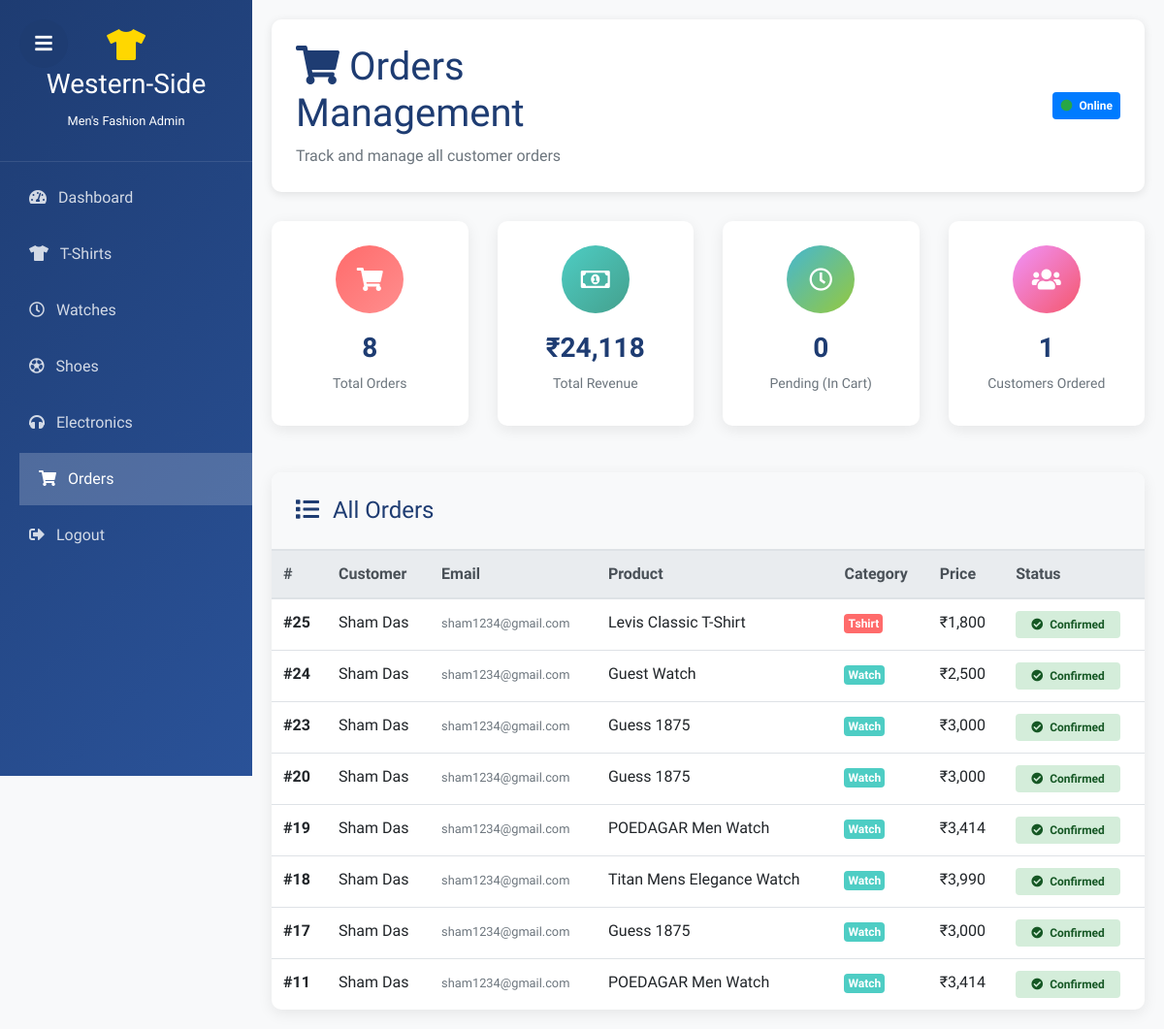
The page /Admin/orders.php (signed in) on the database its author committed.
### tables this page shows
CREATE TABLE `users_products` (
  `id`      int(11)                           NOT NULL AUTO_INCREMENT,
  `user_id` int(11)                           DEFAULT NULL,
  `item_id` int(11)                           DEFAULT NULL,
  `quantity` int(11)                          DEFAULT 1,
  `status`  enum('Added To Cart','Confirmed') NOT NULL,
  PRIMARY KEY (`id`),
  KEY `user_id`    (`user_id`),
  KEY `product_id` (`item_id`),
  CONSTRAINT `users_products_ibfk_1` FOREIGN KEY (`user_id`) REFERENCES `users`    (`id`),
  CONSTRAINT `users_products_ibfk_2` FOREIGN KEY (`item_id`) REFERENCES `products` (`id`)
);

CREATE TABLE `users` (
  `id`                int(11)      NOT NULL AUTO_INCREMENT,
  `first_name`        varchar(20)  NOT NULL,
  `last_name`         varchar(20)  DEFAULT NULL,
  `email_id`          varchar(255) NOT NULL,
  `phone`             varchar(15)  DEFAULT NULL,
  `address`           varchar(255) DEFAULT NULL,
  `city`              varchar(50)  DEFAULT NULL,
  `pincode`           varchar(10)  DEFAULT NULL,
  `password`          varchar(255) NOT NULL,
  `profile_pic`       varchar(100) DEFAULT 'default_user.jpg',
  `status`            enum('active','blocked') DEFAULT 'active',
  `registration_time` timestamp    NOT NULL DEFAULT CURRENT_TIMESTAMP,
  PRIMARY KEY (`id`)
);

CREATE TABLE `products` (
  `id`          int(11)       NOT NULL AUTO_INCREMENT,
  `name`        varchar(150)  NOT NULL,
  `description` text          DEFAULT NULL,
  `price`       int(11)       NOT NULL,
  `old_price`   int(11)       DEFAULT NULL,
  `category`    varchar(20)   DEFAULT 'other',
  `brand`       varchar(50)   DEFAULT NULL,
  `stock`       int(11)       DEFAULT 0,
  `image`       varchar(100)  DEFAULT 'default.jpg',
  `is_featured` tinyint(1)    DEFAULT 0,
  `status`      enum('active','inactive') DEFAULT 'active',
  `created_at`  timestamp     NOT NULL DEFAULT CURRENT_TIMESTAMP,
  PRIMARY KEY (`id`)
);

### Admin/orders.php (the view, shortened to what this page needs)
<?php
$conn = mysqli_connect("localhost", "root", "", "ecommerce");
$total_orders_q = "SELECT COUNT(DISTINCT up.id) as total FROM users_products up WHERE up.status = 'Confirmed'";
$total_orders_r = mysqli_query($conn, $total_orders_q);
$total_orders   = ($total_orders_r) ? mysqli_fetch_assoc($total_orders_r)['total'] : 0;
$revenue_q = "SELECT SUM(p.price) as total FROM users_products up
               JOIN products p ON up.item_id = p.id
               WHERE up.status = 'Confirmed'";
$revenue_r = mysqli_query($conn, $revenue_q);
$total_revenue = ($revenue_r) ? mysqli_fetch_assoc($revenue_r)['total'] : 0;
$pending_q = "SELECT COUNT(*) as total FROM users_products WHERE status = 'Added To Cart'";
$pending_r = mysqli_query($conn, $pending_q);
$total_pending = ($pending_r) ? mysqli_fetch_assoc($pending_r)['total'] : 0;
$customers_q = "SELECT COUNT(DISTINCT user_id) as total FROM users_products WHERE status = 'Confirmed'";
$customers_r = mysqli_query($conn, $customers_q);
$total_customers = ($customers_r) ? mysqli_fetch_assoc($customers_r)['total'] : 0;
$orders_q = "SELECT
                up.id         AS order_id,
                up.status     AS order_status,
                u.first_name,
                u.last_name,
                u.email_id,
                p.name        AS product_name,
                p.price,
                p.category
             FROM users_products up
             JOIN users    u ON up.user_id  = u.id
             JOIN products p ON up.item_id  = p.id
             ORDER BY up.id DESC";
$orders_r = mysqli_query($conn, $orders_q);
?>
<!DOCTYPE html>
<html lang="en">
<head>
    <link rel="stylesheet" href="https://stackpath.bootstrapcdn.com/bootstrap/4.1.3/css/bootstrap.min.css">
    <link rel="stylesheet" href="https://cdnjs.cloudflare.com/ajax/libs/font-awesome/5.15.4/css/all.min.css">
    <link rel="stylesheet" href="https://cdnjs.cloudflare.com/ajax/libs/font-awesome/5.15.4/css/v4-shims.min.css">
</head>
<body>
<button id="toggleBtn" class="mobile-toggle">
    <i class="fa fa-bars"></i>
</button>
<div class="sidebar" id="sidebar">
    <div class="logo">
        <i class="fa fa-tshirt fa-2x mb-2" style="color: #ffd700;"></i>
        <h3>Western-Side</h3>
        <small>Men's Fashion Admin</small>
    </div>
    <nav class="nav flex-column mt-2">
        <a class="nav-link" href="index.php">
            <i class="fa fa-tachometer mr-2"></i> Dashboard
        </a>
        <a class="nav-link" href="tshirts.php">
            <i class="fa fa-tshirt mr-2"></i> T-Shirts
        </a>
        <a class="nav-link" href="watches.php">
            <i class="fa fa-clock-o mr-2"></i> Watches
        </a>
        <a class="nav-link" href="shoes.php">
            <i class="fa fa-soccer-ball-o mr-2"></i> Shoes
        </a>
        <a class="nav-link" href="electronics.php">
            <i class="fa fa-headphones mr-2"></i> Electronics
        </a>
        <a class="nav-link active" href="orders.php">
            <i class="fa fa-shopping-cart mr-2"></i> Orders
        </a>
        <a class="nav-link text-danger" href="?logout=1">
            <i class="fa fa-sign-out mr-2"></i> Logout
        </a>
    </nav>
</div>
<div class="main-content" id="mainContent">
    <div class="page-header">
        <div class="row align-items-center">
            <div class="col-md-6">
                <h1 style="color: #1e3c72; font-family: 'Delius Swash Caps', cursive;">
                    <i class="fa fa-shopping-cart"></i> Orders Management
                </h1>
                <p class="mb-0 text-muted">Track and manage all customer orders</p>
            </div>
            <div class="col-md-6 text-md-right">
                <span class="badge badge-primary p-2">
                    <i class="fa fa-circle text-success mr-1"></i> Online
                </span>
            </div>
        </div>
    </div>
    <div class="row mb-4">
        <div class="col-md-3 mb-4">
            <div class="stat-card stat-orders">
                <div class="stat-icon"><i class="fa fa-shopping-cart"></i></div>
                <div class="stat-number"><?php echo $total_orders; ?></div>
                <div class="stat-label">Total Orders</div>
            </div>
        </div>
        <div class="col-md-3 mb-4">
            <div class="stat-card stat-revenue">
                <div class="stat-icon"><i class="fa fa-money"></i></div>
                <div class="stat-number">₹<?php echo number_format($total_revenue); ?></div>
                <div class="stat-label">Total Revenue</div>
            </div>
        </div>
        <div class="col-md-3 mb-4">
            <div class="stat-card stat-pending">
                <div class="stat-icon"><i class="fa fa-clock-o"></i></div>
                <div class="stat-number"><?php echo $total_pending; ?></div>
                <div class="stat-label">Pending (In Cart)</div>
            </div>
        </div>
        <div class="col-md-3 mb-4">
            <div class="stat-card stat-sales">
                <div class="stat-icon"><i class="fa fa-users"></i></div>
                <div class="stat-number"><?php echo $total_customers; ?></div>
                <div class="stat-label">Customers Ordered</div>
            </div>
        </div>
    </div>
    <div class="table-responsive">
        <div class="table-header d-flex justify-content-between align-items-center">
            <h4 style="color: #1e3c72; margin: 0;">
                <i class="fa fa-list mr-2"></i> All Orders
            </h4>
        </div>
        <table class="table table-hover mb-0">
            <thead class="thead-light">
                <tr>
                    <th>#</th>
                    <th>Customer</th>
                    <th>Email</th>
                    <th>Product</th>
                    <th>Category</th>
                    <th>Price</th>
                    <th>Status</th>
                </tr>
            </thead>
            <tbody>
            <?php if($orders_r && mysqli_num_rows($orders_r) > 0): ?>
                <?php while($row = mysqli_fetch_assoc($orders_r)): ?>
                <?php
                    if($row['order_status'] === 'Confirmed'){
                        $status_badge = 'badge-confirmed';
                        $status_icon  = 'fa-check-circle';
                    } else {
                        $status_badge = 'badge-cart';
                        $status_icon  = 'fa-clock-o';
                    }
                    $cat = strtolower($row['category']);
                    if($cat === 'tshirt')     $cat_color = '#ff6b6b';
                    elseif($cat === 'watch')  $cat_color = '#4ecdc4';
                    elseif($cat === 'shoes')  $cat_color = '#45b7d1';
                    else                      $cat_color = '#adb5bd';
                ?>
                <tr>
                    <td><strong>#<?php echo $row['order_id']; ?></strong></td>
                    <td><?php echo htmlspecialchars($row['first_name'] . ' ' . $row['last_name']); ?></td>
                    <td><small class="text-muted"><?php echo htmlspecialchars($row['email_id']); ?></small></td>
                    <td><?php echo htmlspecialchars($row['product_name']); ?></td>
                    <td>
                        <span class="badge p-1" style="background:<?php echo $cat_color; ?>; color:white;">
                            <?php echo ucfirst($cat); ?>
                        </span>
                    </td>
                    <td>₹<?php echo number_format($row['price']); ?></td>
                    <td>
                        <span class="badge <?php echo $status_badge; ?> px-3 py-2">
                            <i class="fa <?php echo $status_icon; ?> mr-1"></i>
                            <?php echo $row['order_status']; ?>
                        </span>
                    </td>
                </tr>
                <?php endwhile; ?>
            <?php endif; ?>
            </tbody>
        </table>
    </div>
</div><script src="https://code.jquery.com/jquery-3.3.1.slim.min.js"></script>
</body>
</html>

### Admin/orders.php (style rules this page uses)
body { font-family: 'Andika', sans-serif; background: #f8f9fa; }
.sidebar { height: 100vh; background: linear-gradient(135deg, #1e3c72 0%, #2a5298 100%); position: fixed; width: 260px; top: 0; left: 0; z-index: 1030; transition: all 0.3s; overflow-y: auto; }
.sidebar .logo { padding: 30px 20px; text-align: center; border-bottom: 1px solid rgba(255,255,255,0.1); color: white; font-family: 'Delius Swash Caps', cursive; }
.sidebar .nav-link { color: rgba(255,255,255,0.8) !important; padding: 15px 20px !important; border-radius: 0; margin: 2px 10px; transition: all 0.3s; }
.sidebar .nav-link:hover, .sidebar .nav-link.active { background: rgba(255,255,255,0.2) !important; color: white !important; transform: translateX(10px); }
.main-content { margin-left: 260px; padding: 20px; min-height: 100vh; }
.page-header { background: white; padding: 25px; border-radius: 10px; box-shadow: 0 2px 10px rgba(0,0,0,0.1); margin-bottom: 30px; }
.stat-card { background: white; padding: 25px; border-radius: 10px; box-shadow: 0 4px 15px rgba(0,0,0,0.08); transition: all 0.3s; text-align: center; height: 100%; }
.stat-icon { width: 70px; height: 70px; border-radius: 50%; display: flex; align-items: center; justify-content: center; margin: 0 auto 15px; font-size: 24px; }
.stat-sales .stat-icon { background: linear-gradient(135deg, #f093fb, #f5576c); color: white; }
.stat-revenue .stat-icon { background: linear-gradient(135deg, #4ecdc4, #44a08d); color: white; }
.stat-orders .stat-icon { background: linear-gradient(135deg, #ff6b6b, #ff8e8e); color: white; }
.stat-pending .stat-icon { background: linear-gradient(135deg, #45b7d1, #96c93d); color: white; }
.stat-number { font-size: 28px; font-weight: bold; color: #1e3c72; margin-bottom: 5px; }
.stat-label { color: #6c757d; font-size: 14px; margin-bottom: 8px; }
.table-responsive { background: white; border-radius: 10px; box-shadow: 0 4px 15px rgba(0,0,0,0.08); overflow: hidden; }
.table-header { padding: 25px; background: #f8f9fa; border-bottom: 1px solid #dee2e6; }
.badge-confirmed { background: #d4edda; color: #155724; }
.mobile-toggle { position: fixed; top: 20px; left: 20px; z-index: 1040; background: rgba(30,60,114,0.9); border: none; color: white; width: 50px; height: 50px; border-radius: 50%; font-size: 20px; display: flex; align-items: center; justify-content: center; }

### rows shown on the page
users_products: id "25", user.last_name "Sham Das", user.email_id "sham1234@gmail.com", item.name "Levis Classic T-Shirt", item.category "Tshirt", item.price "1,800", status "Confirmed"
users_products: id "24", user.last_name "Sham Das", user.email_id "sham1234@gmail.com", item.name "Guest Watch", item.category "Watch", item.price "2,500", status "Confirmed"
users_products: id "23", user.last_name "Sham Das", user.email_id "sham1234@gmail.com", item.name "Guess 1875", item.category "Watch", item.price "3,000", status "Confirmed"
users_products: id "20", user.last_name "Sham Das", user.email_id "sham1234@gmail.com", item.name "Guess 1875", item.category "Watch", item.price "3,000", status "Confirmed"
users_products: id "19", user.last_name "Sham Das", user.email_id "sham1234@gmail.com", item.name "POEDAGAR Men Watch", item.category "Watch", item.price "3,414", status "Confirmed"
users_products: id "18", user.last_name "Sham Das", user.email_id "sham1234@gmail.com", item.name "Titan Mens Elegance Watch", item.category "Watch", item.price "3,990", status "Confirmed"
users_products: id "17", user.last_name "Sham Das", user.email_id "sham1234@gmail.com", item.name "Guess 1875", item.category "Watch", item.price "3,000", status "Confirmed"
users_products: id "11", user.last_name "Sham Das", user.email_id "sham1234@gmail.com", item.name "POEDAGAR Men Watch", item.category "Watch", item.price "3,414", status "Confirmed"

### other values the page prints
$total_orders "8"
$total_revenue "24,118"
$total_pending "0"
$total_customers "1"
